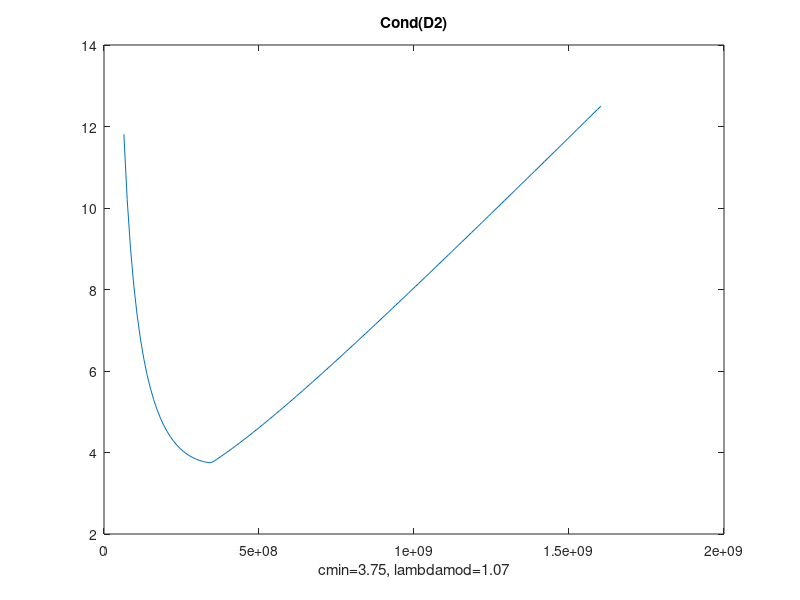

MATLAB code to generate this figure:
%Script for checking the conditioning of system matrix D

% Written by Istvan Kollar
% $Id: dscale.m,v 1.0 17-Apr-2016 $
% Copyright (c) 2016 by Istvan Kollar
% All rights reserved.


A=1200;   %Parameters of matrix D
B=1650;
C=2048;
f=1/64;
N=50000;
K=sqrt(A^2+B^2);
lambda=K*N*pi;  %Scaling factor
D1=[cos(2*pi*f*[1:N]'),sin(2*pi*f*[1:N]'),ones(N,1),2*pi*[1:N]'.*(-A*sin(2*pi*f*[1:N]')+B*cos(2*pi*f*[1:N]'))];  %original matrix
D2=[cos(2*pi*f*[1:N]'),sin(2*pi*f*[1:N]'),ones(N,1),1/lambda*2*pi*[1:N]'.*(-A*sin(2*pi*f*[1:N]')+B*cos(2*pi*f*[1:N]'))];  %scaled matrix
condD1=cond(D1);condD2=cond(D2);

%Check whether the optimal scaling was found

lv=lambda/5:lambda/30:5*lambda;
c=zeros(size(lv)); ii=0; cmin=inf; lmin=inf; cm=c; cminm=inf; lminm=inf;
for la=lv
    ii=ii+1;

    D2=[cos(2*pi*f*[1:N]'),sin(2*pi*f*[1:N]'),ones(N,1),1/la*2*pi*[1:N]'.*(-A*sin(2*pi*f*[1:N]')+B*cos(2*pi*f*[1:N]'))];
    c(ii)=cond(D2);
    if c(ii)<cmin, cmin=c(ii); lmin=la; end

end

%lambdamod denotes a multiplication factor that is needed to get the
%optimal scaling factor
figure(1), plot(lv,c), title('Cond(D2)'), xlabel(sprintf('cmin=%.3g, lambdamod=%.3g',cmin,lmin/lambda)), shg

